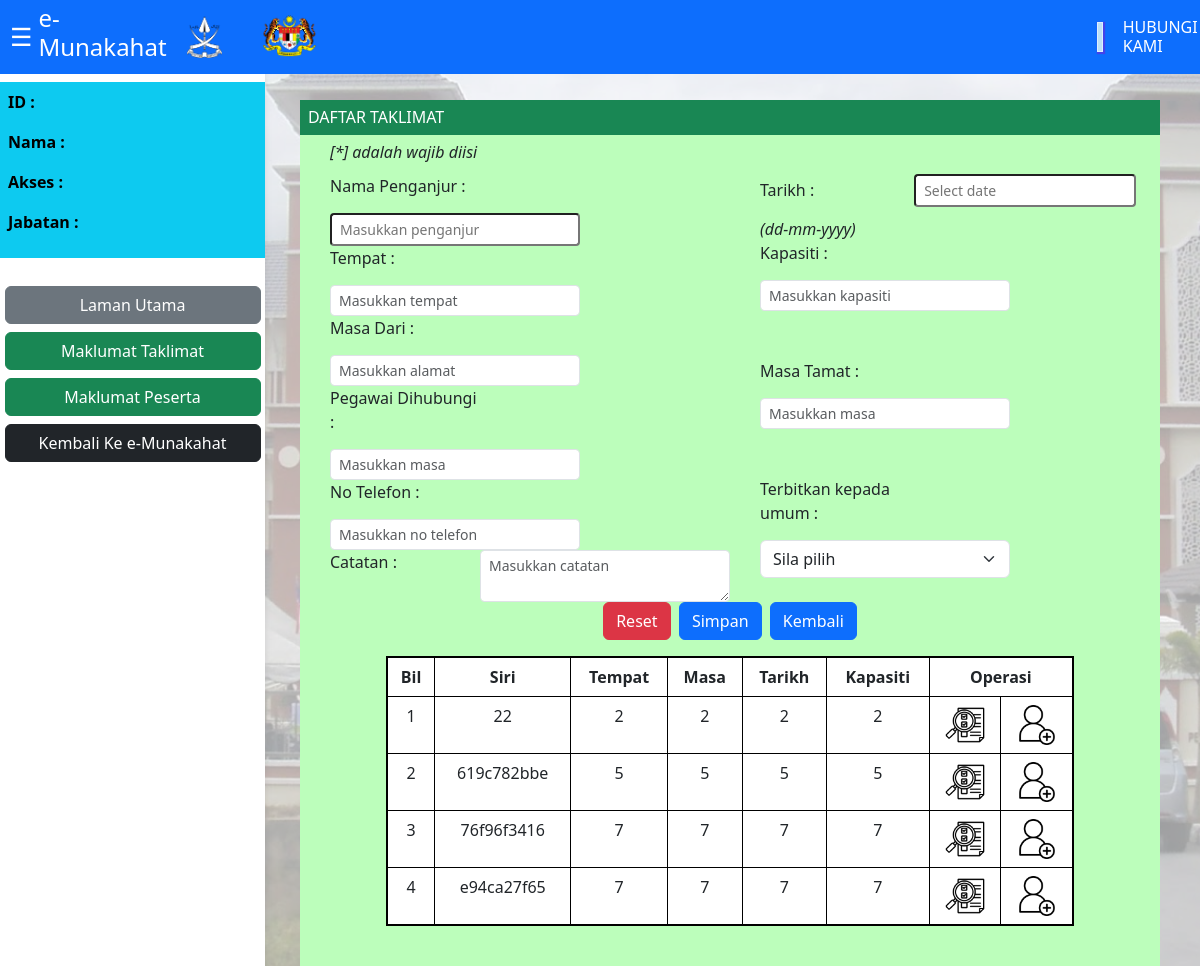
The app's page /View/ManageStaffMarriagePreparationView/m2_registercoursevenuestaff.php with its own data.
### tables this page shows
CREATE TABLE `marriage_prep_course` (
  `MPC_SiriTaklimat` varchar(10) NOT NULL,
  `MPC_PenganjurName` varchar(30) NOT NULL,
  `MPC_Address` varchar(50) NOT NULL,
  `MPC_Date` int(11) NOT NULL,
  `MPC_Time` int(11) NOT NULL,
  `MPC_Capacity` int(11) NOT NULL,
  `Staff_IC` varchar(12) DEFAULT NULL,
  `Attendance_ID` varchar(10) DEFAULT NULL
);

### View/ManageStaffMarriagePreparationView/m2_registercoursevenuestaff.php (the view, shortened to what this page needs)
<?php
    function readPreparationCourses() {
        require '../../database/connection.php';
        $counter = 0;
        $courses = [];
        try {
            $sql = "SELECT MPC_SiriTaklimat, MPC_Address, MPC_Date, MPC_Time, MPC_Capacity FROM marriage_prep_course";
            $stmt = $conn->prepare($sql);
            $stmt->execute();
            $results = $stmt->fetchAll(PDO::FETCH_ASSOC);
            foreach ($results as $row) {
                $counter++;
                $course = [
                    'counter' => $counter,
                    'siritaklimat' => $row['MPC_SiriTaklimat'],
                    'address' => $row['MPC_Address'],
                    'date' => $row['MPC_Date'],
                    'time' => $row['MPC_Time'],
                    'capacity' => $row['MPC_Capacity']
                ];
                $courses[] = $course;
            }
        } catch (PDOException $e) {
            die("Database query failed: " . $e->getMessage());
        }
        return $courses;
    }
    $courses = readPreparationCourses();
?>
<!DOCTYPE html>
<html lang="en">
<head>
    <link href="https://cdn.jsdelivr.net/npm/bootstrap@5.3.0-alpha3/dist/css/bootstrap.min.css" rel="stylesheet">
    <link rel="stylesheet" href="../assets/style.css">
    <link rel="stylesheet" href="../assets/css/module2.css">
</head>
<body>
    <div class="overlay">
        <nav class="collapse d-lg-block sidebar collapse bg-white justify-content-center">
            <div class="position-sticky">
                <br>
                <div class="p-2 mb-1 bg-info text-white">
                    <div class="userdata">
                        <span>ID :<p></p></span>
                        <span>Nama :<p></p></span>
                        <span>Akses :<p></p></span>
                        <span>Jabatan :<p></p></span>
                    </div>
                </div>
                <br>
                <div class="d-flex justify-content-center">
                    <div class="list-group" style="width: 16rem;">
                        <button class="btn btn-secondary h6" id="staffprepcoursemainpage">Laman Utama</button>
                        <button class="btn btn-success h6" id="regcourseven">Maklumat Taklimat</button>
                        <button class="btn btn-success h6" id="appcourseapp">Maklumat Peserta</button>
                        <button class="btn btn-dark h6" id="staffloginmainpage">Kembali Ke e-Munakahat</button>
                    </div>
                </div>
            </div>
        </nav>
        <nav class="p-1 mb-1 bg-primary text-white justify-content-center fixed-top">
            <div class="h-span-container">
                <button class="navbar-button" id="hey">&#9776;</button>
                <h4 class=".float-start">e-Munakahat</h4>
                <img src="../assets/img/jata-pahang.png" alt="jata-pahang" class="imglogo-upper-interface">
                <img src="../assets/img/Logo-KPM-BI-font-putih.png" alt="logo-persekutuan-malaysia" class="img-upper-interface">
                <div class="timedatebox">
                </div>
                <div class="float-hub">
                    <h6>HUBUNGI KAMI</h6>
                </div>
            </div>
        </nav>
        <div class="content-admin">
            <div class="p-2 mb-2 bg-success text-white">
                <span class="h6 text-uppercase">DAFTAR TAKLIMAT</span>
            </div>
            <div class="content-of-module-admin">
                <form action="../../Business_Service/Controller/ManageMarriagePreparation/StaffMarriagePreparationController.php" method="post">
                    <div style="padding-left: 30px; padding-top: 5px;">
                        <em>[*] adalah wajib diisi</em>
                    </div>
                    <div class="d-flex flex-row">
                        <div style="padding-left: 30px; padding-top: 10px; width: 600px;">
                            <div>
                                <label class="vcdlabel">Nama Penganjur :</label>
                                <input type="text" class="form-control-sm" id="inputboxstyle2" placeholder="Masukkan penganjur" name="MPC_PenganjurName" required>
                            </div>
                            <div>
                                <label class="vcdlabel">Tempat :</label>
                                <input type="text" class="form-control form-control-sm" id="inputboxstyle2" placeholder="Masukkan tempat" name="MPC_Address" required>
                            </div>
                            <div>
                                <label class="vcdlabel">Masa Dari :</label>
                                <input type="text" class="form-control form-control-sm" id="inputboxstyle2" placeholder="Masukkan alamat" name="MPC_Time" required>
                            </div>
                            <div>
                                <label class="vcdlabel">Pegawai Dihubungi :</label>
                                <input type="text" class="form-control form-control-sm" id="inputboxstyle2" placeholder="Masukkan masa" name="Staff_IC" required>
                            </div>
                            <div>
                                <label class="vcdlabel">No Telefon :</label>
                                <input type="text" class="form-control form-control-sm" id="inputboxstyle2" placeholder="Masukkan no telefon" name="Staff_HP" required>
                            </div>
                            <div style="display: flex;">
                                <label class="vcdlabel">Catatan :</label>
                                <textarea type="textarea" class="form-control form-control-sm" id="inputboxstyle2" placeholder="Masukkan catatan" name="" required></textarea>
                            </div>
                        </div>
                        <div style="padding-left: 30px; padding-top: 10px; width: 600px;">
                            <div>
                                <label class="vcdlabel">Tarikh :</label>
                                <input type="text" class="form-control-sm datepicker" placeholder="Select date" name="MPC_Date" required>
                                <em>(dd-mm-yyyy)</em>
                            </div>
                            <div>
                                <label class="vcdlabel">Kapasiti :</label>
                                <input type="text" class="form-control form-control-sm" id="inputboxstyle2" placeholder="Masukkan kapasiti" name="MPC_Capacity" required>
                            </div>
                        <br><br>
                            <div>
                                <label class="vcdlabel">Masa Tamat :</label>
                                <input type="text" class="form-control form-control-sm" id="inputboxstyle2" placeholder="Masukkan masa" name="" required>
                            </div>
                            <br><br>
                            <div>
                                <label class="vcdlabel">Terbitkan kepada umum :</label>
                                <select class="form-select" aria-label="Default select example" id="inputboxstyle2" name="" required>
                                    <option selected value="No val">Sila pilih</option>
                                </select>
                            </div>
                        </div>
                    </div>
                    <div class="d-flex justify-content-center">
                        <button type="reset" class="btn btn-danger">Reset</button>
                        <button type="submit" class="btn btn-primary" name="createNewPreparationCourse">Simpan</button>
                        <button type="btn" class="btn btn-primary" id="backbuttonstaff">Kembali</button>
                    </div>
                </form>
                    <div>
                        <table class="table table-bordered" id="searchcoursetable" style="">
                        <thead>
                            <tr style="background-color: #D3D3D3;">
                                <th scope="col">Bil</th>
                                <th scope="col">Siri</th>
                                <th scope="col">Tempat</th>
                                <th scope="col">Masa</th>
                                <th scope="col">Tarikh</th>
                                <th scope="col">Kapasiti</th>
                                <th scope="col" colspan="3">Operasi</th>
                            </tr>
                        </thead>
                        <tbody>
                        <?php foreach ($courses as $course) : ?>
                            <tr>
                                <td><?php echo $course['counter'] ?></td>
                                <td><?php echo $course['siritaklimat'] ?></td>
                                <td><?php echo $course['address'] ?></td>
                                <td><?php echo $course['time'] ?></td>
                                <td><?php echo $course['date'] ?></td>
                                <td><?php echo $course['capacity'] ?></td>
                                <td><img src="../assets/img/evaluation.png" alt="logopapar" class="imgflaticon" id=""></td>
                                <td><img src="../assets/img/add-user.png" alt="logodaftar" class="imgflaticon" id=""></td>
                            </tr>
                        <?php endforeach; ?>
                        </tbody>
                        </table>
                    </div>
                <br>
            </div>
        </div>
    </div>
  </body>
</html>

### View/assets/style.css (style rules this page uses)
body { background-image: url('img/agama1.jpg'); background-size: cover; background-repeat: no-repeat; background-attachment: fixed; }
.overlay { position: absolute; top: 0; left: 0; width: 100%; height: 100%; background-color: rgba(255, 255, 255, 0.6); }
.img-upper-interface { margin-left: 40px; width: 55px; height: auto; }
.imglogo-upper-interface { margin-left: 20px; width: 35px; height: auto; }
.navbar-button { background-color: transparent; border: none; color: #ffffff; cursor: pointer; font-size: 25px; }
.h-span-container { display: flex; align-items: center; }
.timedatebox { width: 240px; height: 30px; background-color: #bbe0f7; border: 1px solid #ddeeff; float: left; color: black; margin-left: 780px; justify-content: center; text-align: center; box-shadow: 1px 1px 1px 1px rgb(67, 67, 234); }
.float-hub { float: right; margin: 8px 0px 0px 20px; }
.sidebar { position: fixed; top: 0; bottom: 0; left: 0; padding: 58px 0 0; box-shadow: 0 2px 5px 0 rgb(0 0 0 / 5%), 0 2px 10px 0 rgb(0 0 0 / 5%); width: 265px; z-index: 600; }
.userdata { color: black; font-weight: bold; }
.content-admin { margin: 100px 40px 0px 300px; }
.content-of-module-admin { margin-top: -8px; background-color: #bcfebb; min-height: fit-content; }

### View/assets/css/module2.css (style rules this page uses)
#searchcoursetable { text-align: center; border: 2px solid black; width: 80%; margin-left: auto; margin-right: auto; }
.vcdlabel { display: inline-block; width: 150px; margin-bottom: 15px; }
.imgflaticon { width: 40px; height: auto; }
#inputboxstyle2 { display: inline-block; width: 250px; }

### records on screen
marriage_prep_course: counter "1", MPC_SiriTaklimat "22", address "2", time "2", date "2", capacity "2"
marriage_prep_course: counter "2", MPC_SiriTaklimat "619c782bbe", address "5", time "5", date "5", capacity "5"
marriage_prep_course: counter "3", MPC_SiriTaklimat "76f96f3416", address "7", time "7", date "7", capacity "7"
marriage_prep_course: counter "4", MPC_SiriTaklimat "e94ca27f65", address "7", time "7", date "7", capacity "7"
